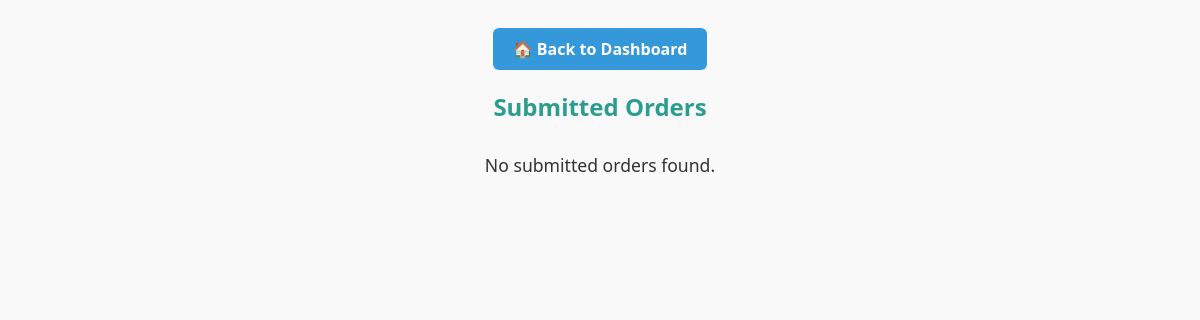
Page /admin/orders1.php (signed in) on the earlier database version.
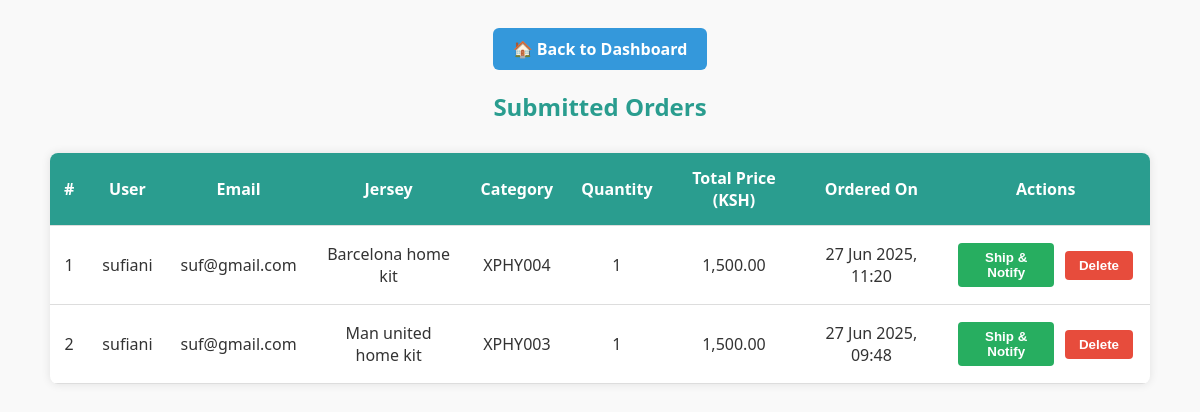
Same page on the later database version.
### tables this page shows
CREATE TABLE `orders` (
  `id` int(11) NOT NULL,
  `users_id` int(11) NOT NULL,
  `jersey_id` int(11) NOT NULL,
  `name` varchar(255) NOT NULL,
  `price` decimal(10,2) NOT NULL,
  `image_path` varchar(255) NOT NULL,
  `created_at` datetime DEFAULT current_timestamp(),
  `quantity` int(11) DEFAULT 1,
  `status` varchar(20) DEFAULT 'pending'
);

CREATE TABLE `users` (
  `id` int(11) NOT NULL,
  `username` varchar(30) NOT NULL,
  `password` varchar(255) NOT NULL,
  `email` varchar(50) NOT NULL,
  `created_at` timestamp NOT NULL DEFAULT current_timestamp(),
  `role` enum('user','admin') NOT NULL,
  `reset_token` varchar(64) DEFAULT NULL,
  `reset_token_expiry` datetime DEFAULT NULL
);

CREATE TABLE `jerseys` (
  `id` int(11) NOT NULL,
  `name` varchar(100) NOT NULL,
  `category` varchar(50) NOT NULL,
  `price` decimal(10,2) NOT NULL,
  `created_at` timestamp NOT NULL DEFAULT current_timestamp(),
  `image_path` varchar(255) DEFAULT NULL
);

### admin/orders1.php (the view, shortened to what this page needs)
<?php
include '../db.php';
$sql = "SELECT orders.id AS order_id, users.username, users.email, jerseys.name AS jersey_name, jerseys.category,
        orders.quantity, orders.price, jerseys.image_path, orders.created_at
        FROM orders
        JOIN users ON orders.users_id = users.id
        JOIN jerseys ON orders.jersey_id = jerseys.id
        WHERE orders.status = 'submitted'
        ORDER BY orders.created_at DESC";
$result = $conn->query($sql);
?>
<!DOCTYPE html>
<html lang="en">
<head>
</head>
<body>
</body>
</html>
<div class="top-bar">
    <a href="index.php">🏠 Back to Dashboard</a>
</div>
<h2>Submitted Orders</h2>
<?php if ($result && $result->num_rows > 0): ?>
    <table>
        <tr>
            <th>#</th>
            <th>User</th>
            <th>Email</th>
            <th>Jersey</th>
            <th>Category</th>
            <th>Quantity</th>
            <th>Total Price (KSH)</th>
            <th>Ordered On</th>
            <th>Actions</th>
        </tr>
        <?php $i = 1; while ($row = $result->fetch_assoc()): ?>
        <tr>
            <td><?= $i++ ?></td>
            <td><?= htmlspecialchars($row['username']) ?></td>
            <td><?= htmlspecialchars($row['email']) ?></td>
            <td><?= htmlspecialchars($row['jersey_name']) ?></td>
            <td><?= htmlspecialchars($row['category']) ?></td>
            <td><?= $row['quantity'] ?></td>
            <td><?= number_format($row['price'] * $row['quantity'], 2) ?></td>
            <td><?= date('d M Y, H:i', strtotime($row['created_at'])) ?></td>
            <td>
                <div class="actions">
                    <form method="POST" style="display:inline;">
                        <button type="submit" name="ship_order" class="btn">Ship & Notify</button>
                    </form>
                    <form method="POST" onsubmit="return confirm('Are you sure you want to delete this order?');" style="display:inline;">
                        <button type="submit" name="delete_order" class="btn delete">Delete</button>
                    </form>
                </div>
            </td>
        </tr>
        <?php endwhile; ?>
    </table>
<?php else: ?>
    <p style="text-align:center; font-size: 1.1em;">No submitted orders found.</p>
<?php endif; ?>
</body>
</html>

### admin/orders1.php (style rules this page uses)
body { font-family: 'Segoe UI', sans-serif; background: #f9f9f9; padding: 20px; color: #333; }
h2 { text-align: center; margin-bottom: 30px; color: #2a9d8f; }
table { width: 100%; max-width: 1100px; margin: 0 auto; border-collapse: collapse; background: #fff; border-radius: 8px; overflow: hidden; box-shadow: 0 0 10px rgba(0,0,0,0.1); }
th, td { padding: 14px; border-bottom: 1px solid #ddd; text-align: center; }
th { background-color: #2a9d8f; color: white; }
.btn { background-color: #27ae60; color: white; border: none; padding: 7px 14px; border-radius: 4px; cursor: pointer; font-weight: bold; margin: 3px; transition: background-color 0.3s ease; }
.btn.delete { background-color: #e74c3c; }
.top-bar { display: flex; justify-content: center; margin-bottom: 20px; }
.top-bar a { background-color: #3498db; color: white; padding: 10px 20px; border-radius: 6px; text-decoration: none; font-weight: bold; transition: background-color 0.3s; }
.actions { display: flex; flex-direction: column; gap: 5px; align-items: center; }
@media (min-width: 768px) { .actions { flex-direction: row; } }

Differences in the rows shown:
added orders: users.username "sufiani", users.email "suf@gmail.com", jersey.name "Barcelona home kit", jersey.category "XPHY004", quantity "1", $row['price'] * $row['quantity'] "1,500.00", created_at "27 Jun 2025, 11:20"
added orders: users.username "sufiani", users.email "suf@gmail.com", jersey.name "Man united home kit", jersey.category "XPHY003", quantity "1", $row['price'] * $row['quantity'] "1,500.00", created_at "27 Jun 2025, 09:48"
Other differences:
text no longer shown: "No submitted orders found."
text now shown: "# User Email Jersey Category Quantity Total Price (KSH) Ordered On Actions"
